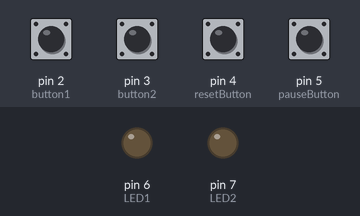
Bench run of a sketch on a simulated Arduino Uno, built with avr-gcc and run on an emulated ATmega328P. Parts: output pins drawn as LEDs (lit = HIGH). Dashed ring = blinking. The test bench sets the inputs (shaded band); at power-on: pin 2 (button1), pin 3 (button2), pin 4 (resetButton), pin 5 (pauseButton) HIGH.

Above: at 1.2 s.
1.3 s: pin 4 (resetButton) pulled LOW for 3.2 s
At 2.1 s:
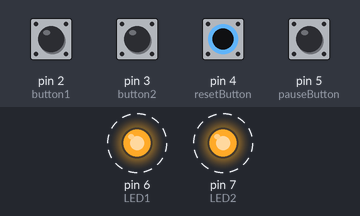
6.0 s: pin 2 (button1) pulled LOW for 0.15 s
At 7.2 s:
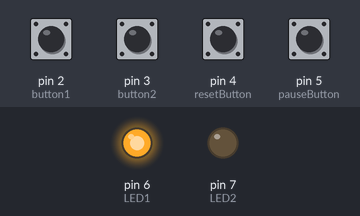
7.6 s: pin 4 (resetButton) pulled LOW for 0.15 s
At 8.4 s:
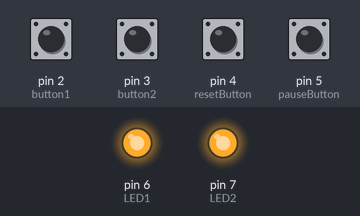
9.2 s: pin 4 (resetButton) pulled LOW for 1 s
At 10.1 s:
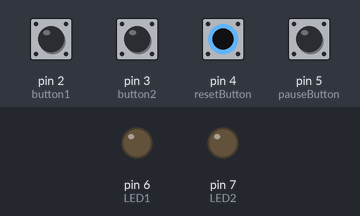
11.7 s: pin 3 (button2) pulled LOW for 0.15 s
At 12.7 s:
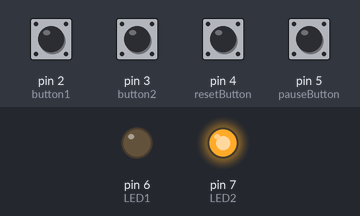
Timing chart, 0 to 14.3 s (numbered marks = the images above; inputs shaded):
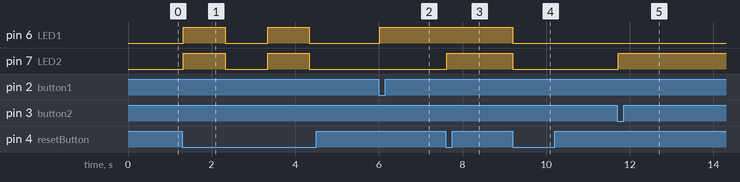

The sketch:

EJC1811.ino
```cpp
/*
Code for Project EJC1811 for B.R.A.D. Engineering at Abilene Christian University
Created by Jared Barker
*/

const int button1 = 2;
const int button2 = 3;
const int resetButton = 4;
const int pauseButton = 5;
const int LED1 = 6;
const int LED2 = 7;

unsigned long baseTime = 0;
unsigned long elapsedTime = 0;

void setup()
{
    pinMode(button1,INPUT_PULLUP);
    pinMode(button2,INPUT_PULLUP);
    pinMode(resetButton,INPUT_PULLUP);
    pinMode(pauseButton,INPUT_PULLUP);
    pinMode(LED1,OUTPUT);
    pinMode(LED2,OUTPUT);

    //Serial.begin(9600);

}

void loop()
{
    //Serial.println(elapsedTime + millis() - baseTime);

    if(digitalRead(resetButton) == LOW)
    {
      delay(20);
      if(digitalRead(resetButton) == LOW)
      {
        digitalWrite(LED1, HIGH);
        digitalWrite(LED2, HIGH);

        delay(1000);

        while(digitalRead(resetButton) == HIGH)
        {
          delay(20);
        }

        digitalWrite(LED1,LOW);
        digitalWrite(LED2,LOW);

        baseTime = millis();
        elapsedTime = 0;
        //Serial.println("Reset");

        delay(1000);
      }
    }

    if(digitalRead(button1) == LOW)
    {
      delay(20);
      if(digitalRead(button1) == LOW)
      {
        elapsedTime = elapsedTime + millis() - baseTime;
        digitalWrite(LED1,HIGH);

        int exit = 0;

        while(!exit)
        {
          if(digitalRead(resetButton) == LOW)
          {
            exit = 1;
          }

          if(digitalRead(pauseButton) == LOW)
          {
            baseTime = millis();
            digitalWrite(LED1,LOW);
            exit = 1;
          }
        }
      }
    }

    if(digitalRead(button2) == LOW)
    {
      delay(20);
      if(digitalRead(button2) == LOW)
      {
        elapsedTime = elapsedTime + millis() - baseTime;
        digitalWrite(LED2,HIGH);

        int exit = 0;

        while(!exit)
        {
          if(digitalRead(resetButton) == LOW)
          {
            exit = 1;
          }

          if(digitalRead(pauseButton) == LOW)
          {
            baseTime = millis();
            digitalWrite(LED2,LOW);
            exit = 1;
          }
        }
      }
    }

    if((elapsedTime + millis() - baseTime) >= 45000)
    {
        digitalWrite(LED1, HIGH);
        digitalWrite(LED2, HIGH);

        delay(1000);

        while(digitalRead(resetButton) == HIGH)
        {
          delay(20);
        }

        digitalWrite(LED1,LOW);
        digitalWrite(LED2,LOW);

        baseTime = millis();
        elapsedTime = 0;
       // Serial.println("Reset by time");

        delay(1000);
    }
}
```

Measured:
- after the input at 1.3 s, pin 6 (LED1), pin 7 (LED2): alternates HIGH for 1.0 s and LOW for 1.0 s, starting at once
- after the input at 6.0 s, pin 6 (LED1): LOW → HIGH at once
- after the input at 7.6 s, pin 7 (LED2): LOW → HIGH at once
- after the input at 9.2 s, pin 6 (LED1), pin 7 (LED2): HIGH → LOW at once
- after the input at 11.7 s, pin 7 (LED2): LOW → HIGH at once
